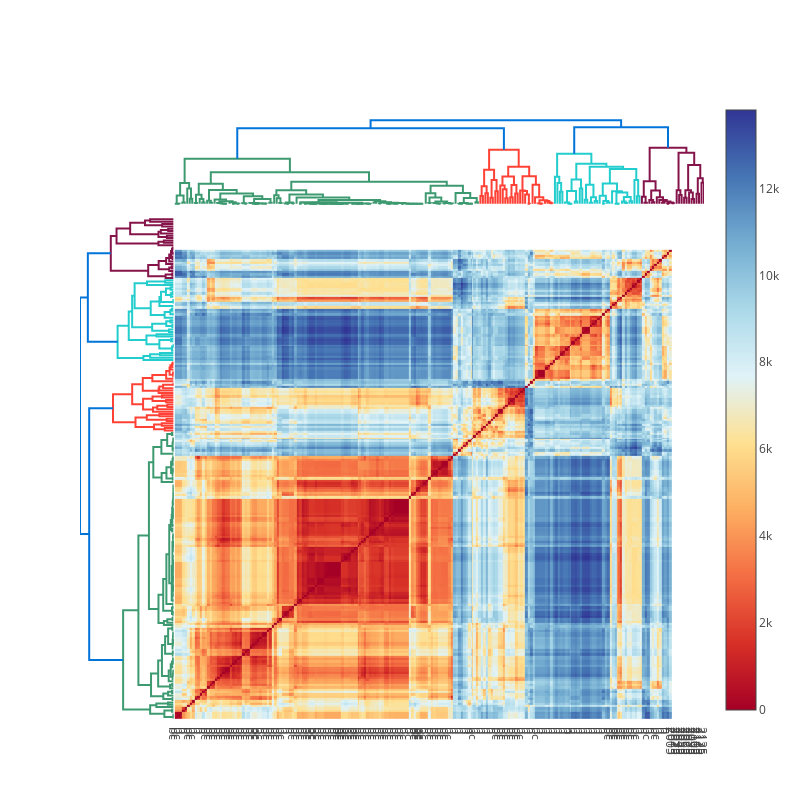

Notebook code for this chart:
### Code cell
figure = ff.create_dendrogram(data_array, orientation='bottom', labels=labels,
                              linkagefun=lambda x: linkage(data_array, 'complete', metric='correlation'))
for i in range(len(figure['data'])):
    figure['data'][i]['yaxis'] = 'y2'

dendro_side = ff.create_dendrogram(data_array, orientation='right',
                                   linkagefun=lambda x: linkage(data_array, 'complete', metric='correlation'))

for i in range(len(dendro_side['data'])):
    dendro_side['data'][i]['xaxis'] = 'x2'

# Add Side Dendrogram Data to Figure
figure['data'].extend(dendro_side['data'])

# Create Heatmap
dendro_leaves = dendro_side['layout']['yaxis']['ticktext']
dendro_leaves = list(map(int, dendro_leaves))
data_dist = pdist(data_array)
heat_data = squareform(data_dist)
heat_data = heat_data[dendro_leaves,:]
heat_data = heat_data[:,dendro_leaves]

heatmap = Data([
    Heatmap(
        x = dendro_leaves, 
        y = dendro_leaves,
        z = heat_data,    
        colorscale = [[0.0, 'rgb(165,0,38)'], [0.1111111111111111, 'rgb(215,48,39)'], [0.2222222222222222, 'rgb(244,109,67)'], [0.3333333333333333, 'rgb(253,174,97)'], [0.4444444444444444, 'rgb(254,224,144)'], [0.5555555555555556, 'rgb(224,243,248)'], [0.6666666666666666, 'rgb(171,217,233)'], [0.7777777777777778, 'rgb(116,173,209)'], [0.8888888888888888, 'rgb(69,117,180)'], [1.0, 'rgb(49,54,149)']]
    )
])

heatmap[0]['x'] = figure['layout']['xaxis']['tickvals']
heatmap[0]['y'] = dendro_side['layout']['yaxis']['tickvals']

# Add Heatmap Data to Figure
figure['data'].extend(Data(heatmap))

# Edit Layout
figure['layout'].update({'width':800, 'height':800,
                         'showlegend':False, 'hovermode': 'closest',
                         })
# Edit xaxis
figure['layout']['xaxis'].update({'domain': [.15, 1],
                                  'mirror': False,
                                  'showgrid': False,
                                  'showline': False,
                                  'zeroline': False,
                                  'ticks':""})
# Edit xaxis2
figure['layout'].update({'xaxis2': {'domain': [0, .15],
                                   'mirror': False,
                                   'showgrid': False,
                                   'showline': False,
                                   'zeroline': False,
                                   'showticklabels': False,
                                   'ticks':""}})

# Edit yaxis
figure['layout']['yaxis'].update({'domain': [0, .85],
                                  'mirror': False,
                                  'showgrid': False,
                                  'showline': False,
                                  'zeroline': False,
                                  'showticklabels': False,
                                  'ticks': ""})
# Edit yaxis2
figure['layout'].update({'yaxis2':{'domain':[.825, .975],
                                   'mirror': False,
                                   'showgrid': False,
                                   'showline': False,
                                   'zeroline': False,
                                   'showticklabels': False,
                                   'ticks':""}})

# Plot!
iplot(figure, filename='heatmap_subject.html')
